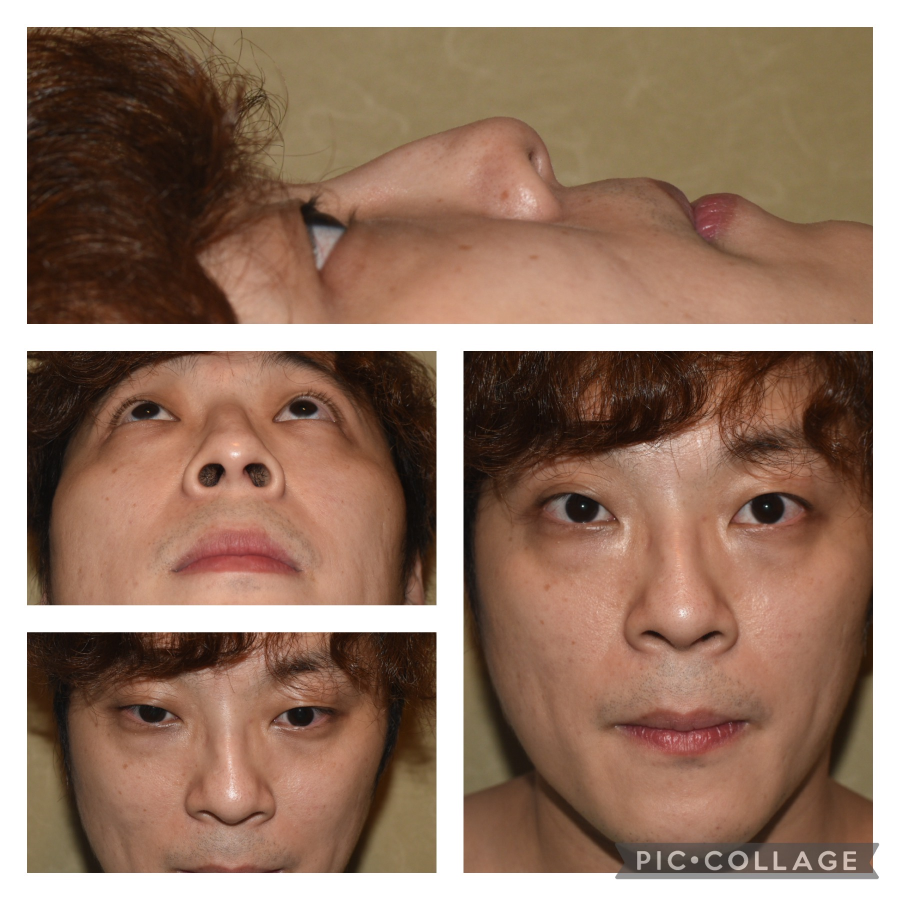
#> input picture openCV/face.JPG, 1800 x 1800 px, given in place of 123.jpg, which was not available (shown at 1/2 size); the run also reads 1 picture not shown here
$ jupyter execute 'Core arithmetic.ipynb'   (text cells are left out)
#> lines starting #> are read from the running program, lines starting #| are printed output that depends on the picture; after the words box and inside, x2 and y2 are one past the last pixel; in counts of white or black regions, pixels touching at a corner belong together; pictures that were not available may be replaced by others from this repository, and a replacement may not be noted
[cell 1]
import numpy as np
import cv2 as cv

img1 = cv.imread('data/123.jpg')
#> img1 is the input picture: shape (1800, 1800, 3); mean B, G, R 103, 120.9, 150.1
img2 = cv.imread('data/face.jpg')
print(img1.shape)
#| (1800, 1800, 3)
print(img2.shape)
#| (1800, 1800, 3)
img1 = cv.resize(img1,(1800,1800))
# img3 = cv.add(img1,img2) #CV add
# img3 = img1 + img2 # np add
img3 = cv.addWeighted(img1,0.5,img2,0.5,0) #blending

# cv.imshow('img1',img1)
cv.imshow('img3',img3)
cv.waitKey(0)

[cell 2]
# Load two images
img1 = cv.imread('data/123.jpg')
img2 = cv.imread('data/face.jpg')

# I want to put logo on top-left corner, So I create a ROI
rows, cols, channels = img2.shape
#> rows = 1800; cols = 1800; channels = 3
roi = img1[0:rows,0:cols]

# Now create a mask of logo and create its inverse mask also
img2gray = cv.cvtColor(img2, cv.COLOR_BGR2GRAY)
ret, mask = cv.threshold(img2gray, 100, 255, cv.THRESH_BINARY)
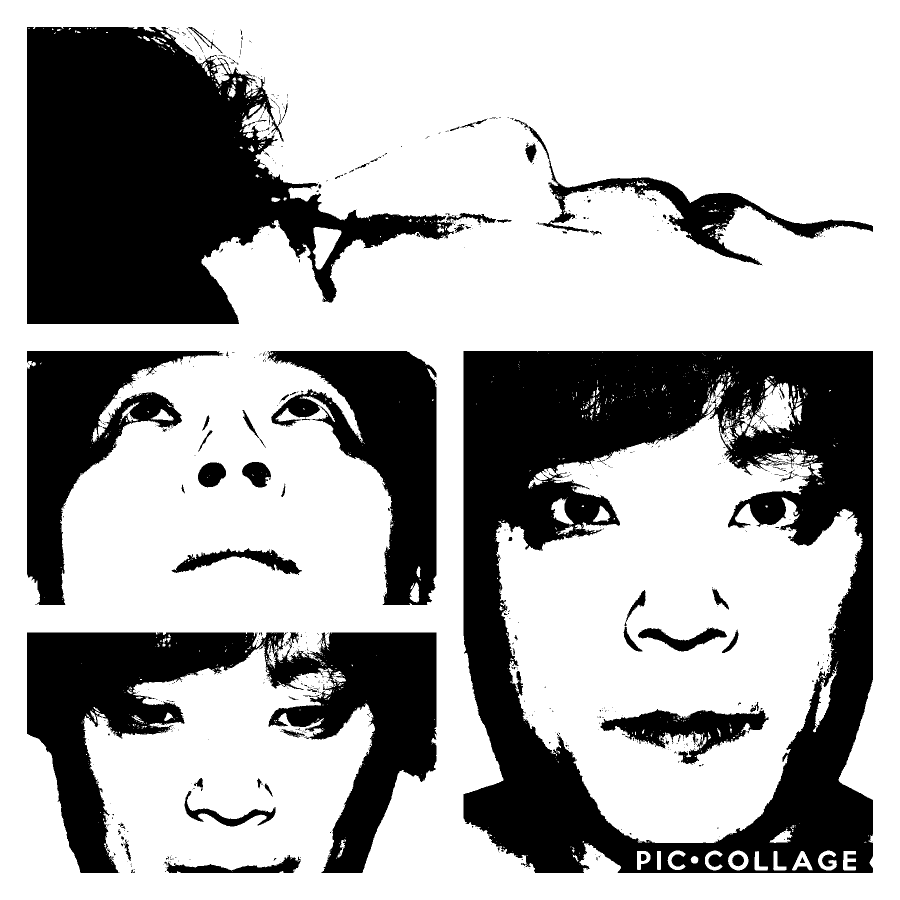
#> mask: shape (1800, 1800) (shown at 1/2 size); 67.5% white; 830 black regions (744 under 20 px), largest, box (x1, y1, x2, y2) and area: (927, 702, 1746, 1746) 394359, (54, 54, 992, 648) 275182, (54, 1265, 873, 1746) 168513
mask_inv = cv.bitwise_not(mask)

# Now black-out the area of logo in ROI
img1_bg = cv.bitwise_and(roi,roi,mask = mask)
# Take only region of logo from logo image.
img2_fg = cv.bitwise_and(img2,img2,mask = mask_inv)
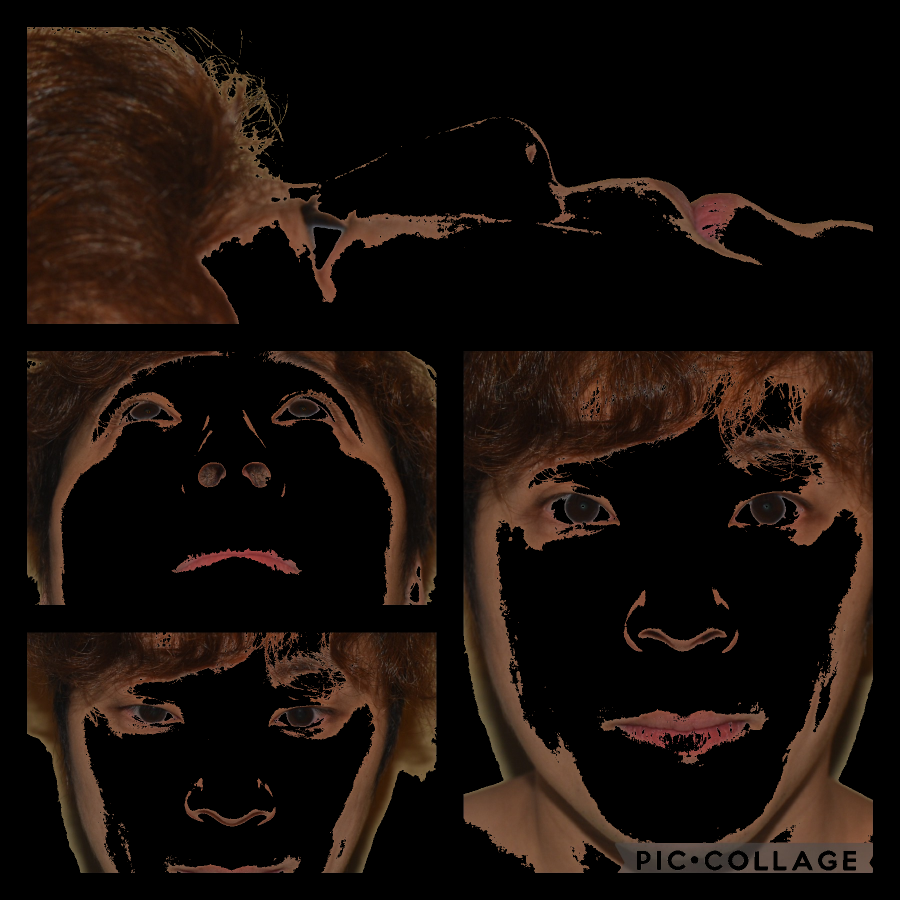
#> img2_fg: shape (1800, 1800, 3) (shown at 1/2 size); mean B, G, R 10.6, 15.3, 24.2

# Put logo in ROI and modify the main image
dst = cv.add(img1_bg,img2_fg)
img1[0:rows, 0:cols ] = dst

cv.imshow('res',img1)
# [4 lines of commented-out code are left out]
cv.waitKey(0)
cv.destroyAllWindows()

[cell 3]
import numpy as np
import cv2 as cv
import time

img1 = cv.imread('data/123.jpg')
img2 = cv.imread('data/face.jpg')
img3 = cv.imread('data/test.jpg')
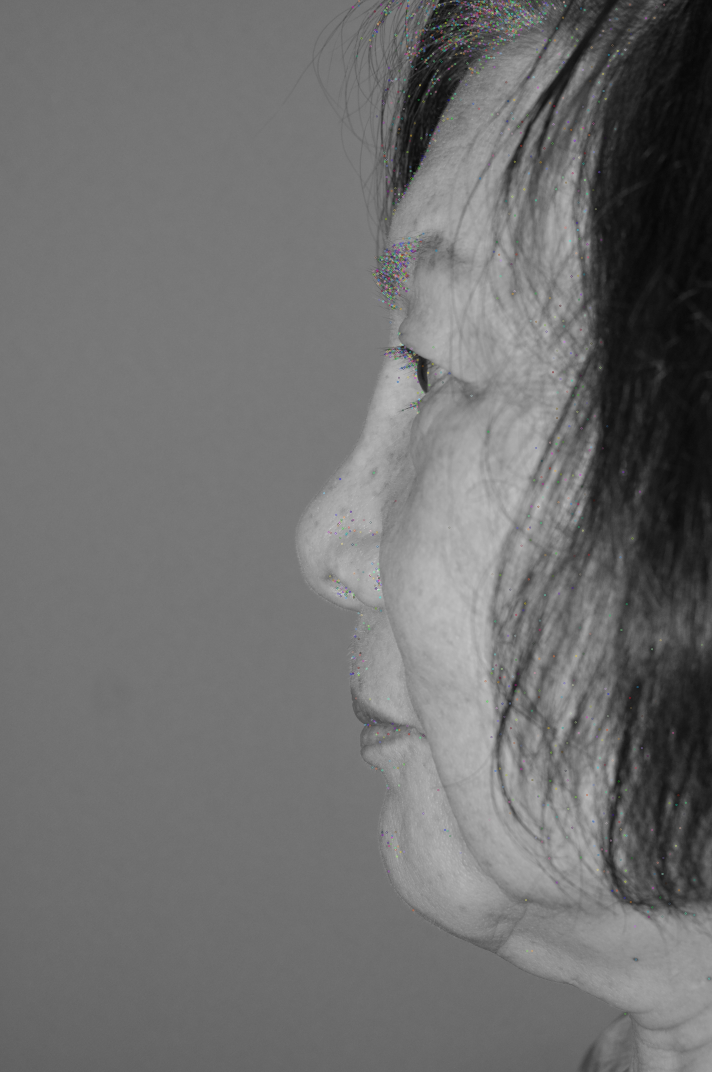
#> input picture openCV/sift_keypoints.jpg, 2848 x 4288 px, given in place of test.jpg, which was not available (shown at 1/4 size)
#> img3 is the input picture: shape (4288, 2848, 3); mean B, G, R 110.9, 110.9, 110.9
img1 = cv.resize(img1, (img2.shape[0],img2.shape[1]))
img3 = cv.resize(img3, (img2.shape[0],img2.shape[1]))
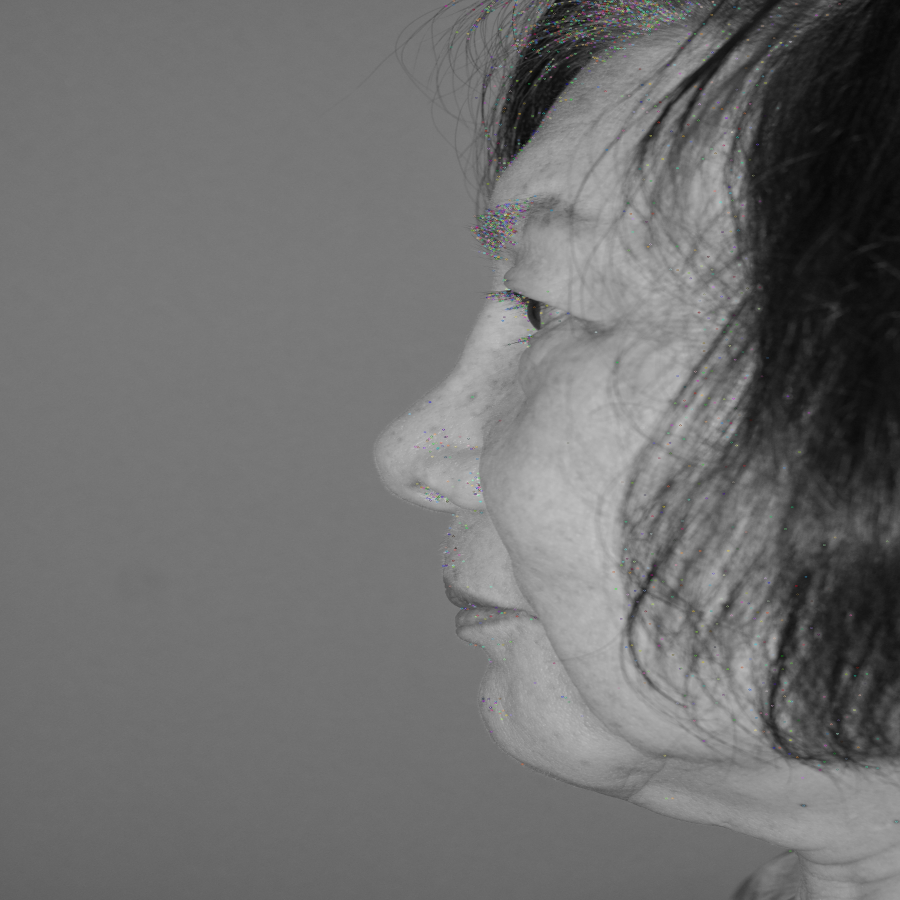
#> img3: shape (1800, 1800, 3) (shown at 1/2 size); mean B, G, R 110.8, 110.8, 110.8
print(img1.shape)
#| (1800, 1800, 3)
print(img2.shape)
#| (1800, 1800, 3)
print(img3.shape)
#| (1800, 1800, 3)

a = np.array(range(10)).tolist()
b = np.array(range(10)).tolist()
b.reverse()
list =[]
for i in range(len(a)):
    ab = (a[i],b[i])
    list.append(ab)

while True:
    for i,k in list:
        trans1 = cv.addWeighted(img1,k/10,img2,i/10,0)
        cv.imshow('trans1',trans1)
        cv.waitKey(500)
    for i,k in list:
        trans2 = cv.addWeighted(img2,k/10,img3,i/10,0)
        cv.imshow('trans1',trans2)
        cv.waitKey(500)
#> this loop made 10 passes
#> pass 3, `trans2 = cv.addWeighted(img2,k/10,img3,i/10,0)`:
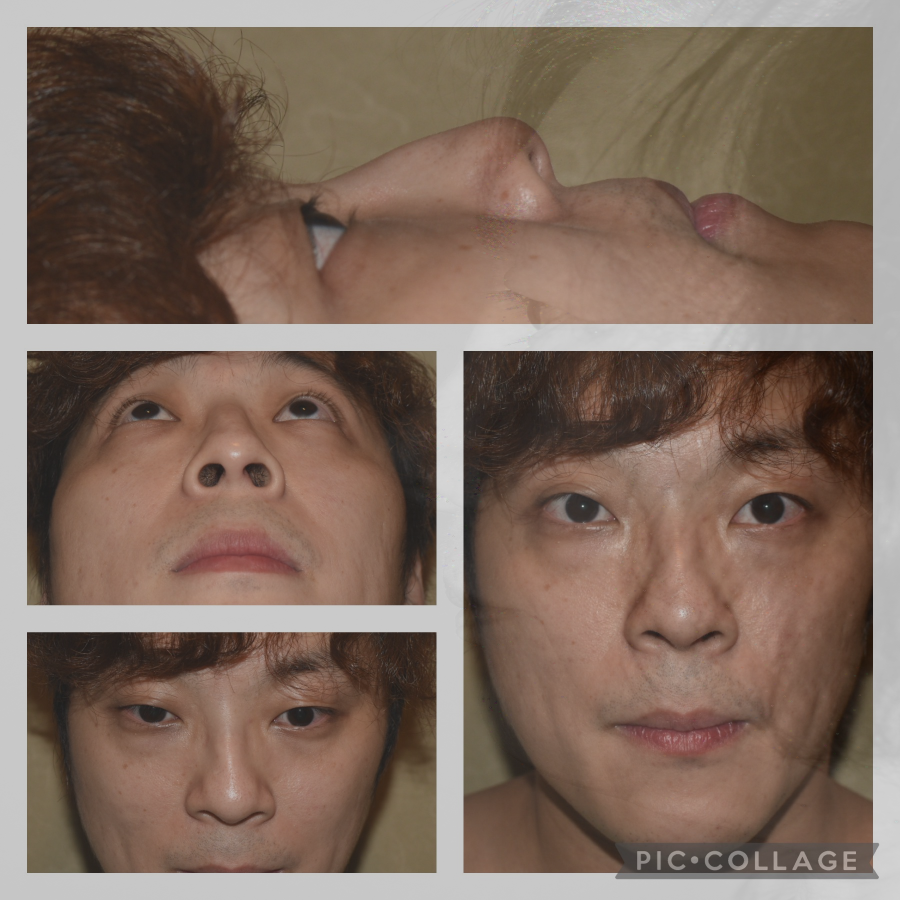
#> trans2: shape (1800, 1800, 3) (shown at 1/2 size); mean B, G, R 94.3, 106.8, 127.2
    if cv.waitKey(20):
#> (key Esc is pressed here)
        break
